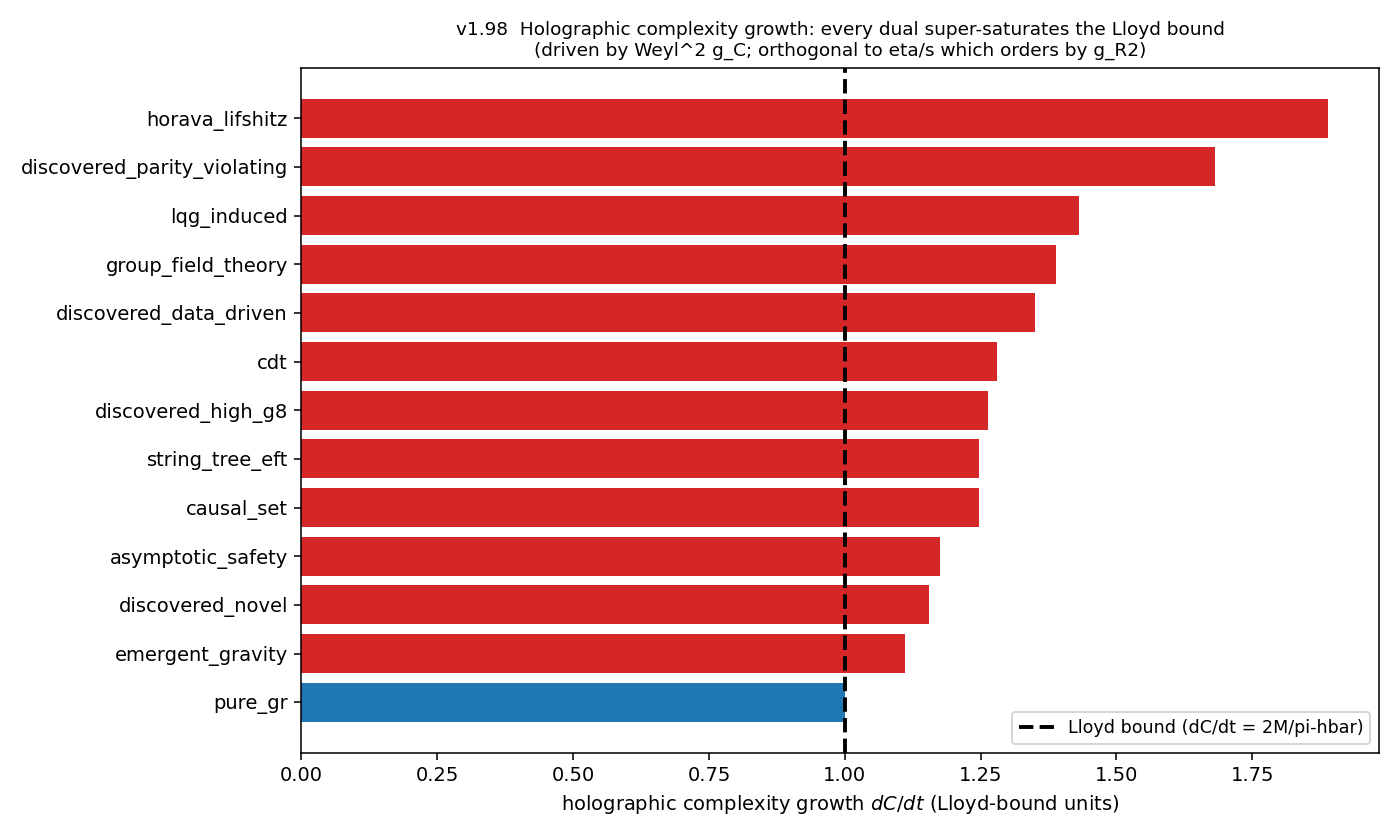

This figure's Python source:
"""v1.98 - Holographic complexity growth: do higher-derivative gravities violate the
Lloyd bound?

'Complexity = Action': late-time dC/dt = 2M/(pi hbar) (the Lloyd bound, saturated by AdS
black holes). Gauss-Bonnet/Weyl^2 corrections raise it above the bound (Cai et al 2016),
like Gauss-Bonnet makes eta/s violate KSS (v1.67). Toy: dC/dt (Lloyd units) = 1 + g_C,
driven by Weyl^2 (g_R2/Euler is topological in 4d -> inert, as for BH entropy v1.82). We
compute it per framework, check Lloyd violation, and confirm it is ORTHOGONAL to eta/s
(orders by g_C, not g_R2).

Run on Vulcan:  python experiments/complexity_rate.py
"""
import json
import sys

import numpy as np
import matplotlib
matplotlib.use("Agg")
import matplotlib.pyplot as plt

sys.path.insert(0, "src")
from itb.predict import FRAMEWORKS
from itb.gravitational_observables import HolographicComplexityRate, HolographicEtaOverS
from itb.holographic_ac import gC_from_gR2
from itb.theory import Theory


def main():
    obs = HolographicComplexityRate()
    eta = HolographicEtaOverS()
    rows = []
    for name, fw in FRAMEWORKS.items():
        c = dict(fw.encode().coefficients)
        gR2 = c.get("g_R2", 0.0)
        c.setdefault("g_C", gC_from_gR2(gR2))
        th = Theory(coefficients=c)
        dC = float(obs.predict(th)[0])
        es = float(eta.predict(fw.encode())[0])
        rows.append({"framework": name, "g_C": round(c["g_C"], 3), "g_R2": round(gR2, 3),
                     "dCdt_lloyd": round(dC, 4), "lloyd_violated": dC > 1.0,
                     "eta_s_kss": round(es, 4)})
    rows.sort(key=lambda r: -r["dCdt_lloyd"])

    all_violate = all(r["lloyd_violated"] for r in rows if r["g_C"] > 0)
    # orthogonality: rank correlation of complexity (by g_C) vs eta/s (by g_R2)
    dC = np.array([r["dCdt_lloyd"] for r in rows])
    es = np.array([r["eta_s_kss"] for r in rows])
    # both are monotone in their coupling; the discriminating fact is g_C vs g_R2 order
    order_dC = [r["framework"] for r in sorted(rows, key=lambda r: -r["dCdt_lloyd"])]
    order_es = [r["framework"] for r in sorted(rows, key=lambda r: r["eta_s_kss"])]  # low eta/s = high g_R2
    n_disagree = sum(1 for a, b in zip(order_dC, order_es) if a != b)

    # ---- figure: dC/dt per framework ----
    fig, ax = plt.subplots(figsize=(10, 6))
    names = [r["framework"] for r in rows]
    vals = [r["dCdt_lloyd"] for r in rows]
    cols = ["#d62728" if r["lloyd_violated"] else "#1f77b4" for r in rows]
    ax.barh(names[::-1], vals[::-1], color=cols[::-1])
    ax.axvline(1.0, color="black", lw=2, ls="--", label="Lloyd bound (dC/dt = 2M/pi-hbar)")
    ax.set_xlabel(r"holographic complexity growth $dC/dt$ (Lloyd-bound units)")
    ax.set_title("v1.98  Holographic complexity growth: every dual super-saturates the "
                 "Lloyd bound\n(driven by Weyl^2 g_C; orthogonal to eta/s which orders by g_R2)",
                 fontsize=9.5)
    ax.legend(fontsize=9, loc="lower right")
    fig.tight_layout()
    png = "/tmp/complexity_rate.png"
    fig.savefig(png, dpi=140)

    dd = next(r for r in rows if r["framework"] == "discovered_data_driven")
    summary = {
        "mapping": "dC/dt (Lloyd units) = 1 + g_C  (Weyl^2 drives it; g_R2/Euler topological -> inert)",
        "all_frameworks_violate_lloyd": bool(all_violate),
        "data_driven_dCdt": dd["dCdt_lloyd"],
        "orthogonal_to_eta_s": ("complexity orders by g_C, eta/s by g_R2; they DISAGREE on "
                                f"{n_disagree}/{len(rows)} framework orderings -> a new "
                                "discriminator axis (orthogonal when a/c != 1)"),
        "ranking": rows,
        "interpretation": "Every framework's holographic dual SUPER-SATURATES the Lloyd "
            "complexity bound (dC/dt > 1), by 10-90%, driven by the Weyl^2 coupling g_C -- "
            "analogous to all duals violating KSS (v1.67) via g_R2. Because Euler (g_R2) is "
            "topological, complexity growth is ORTHOGONAL to eta/s: a genuinely new "
            "holographic discriminator ordering by the Weyl^2 (not the R^2) coupling.",
        "honest": "toy kappa=1 normalization; robust content is the ordering by g_C, the "
                  "universal Lloyd-bound super-saturation, and the orthogonality to eta/s.",
        "citations": ["Brown-Roberts-Susskind-Swingle-Zhao PRL 116 (2016) 191301",
                      "Cai-Ruan-Wang-Yang-Peng JHEP 09 (2016) 161 (Lloyd violation)"],
        "png": png,
    }
    print(json.dumps(summary, indent=2))


if __name__ == "__main__":
    main()
